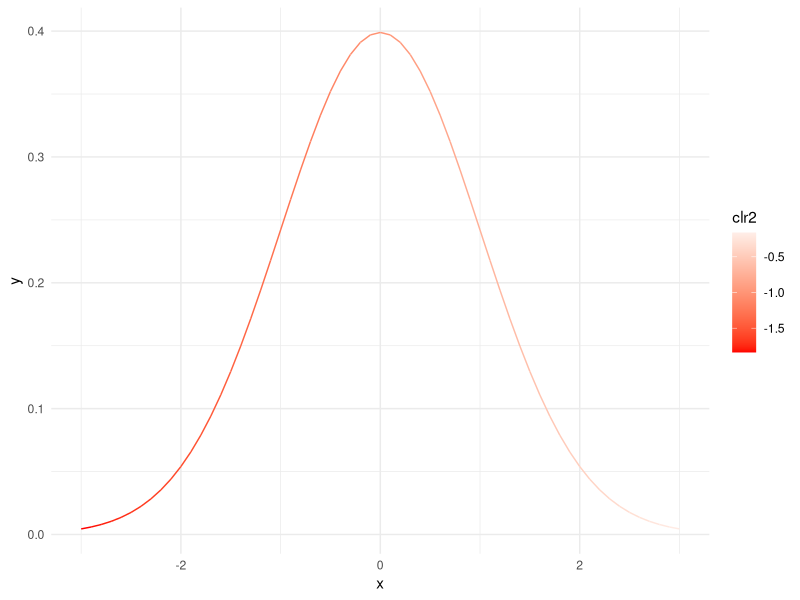
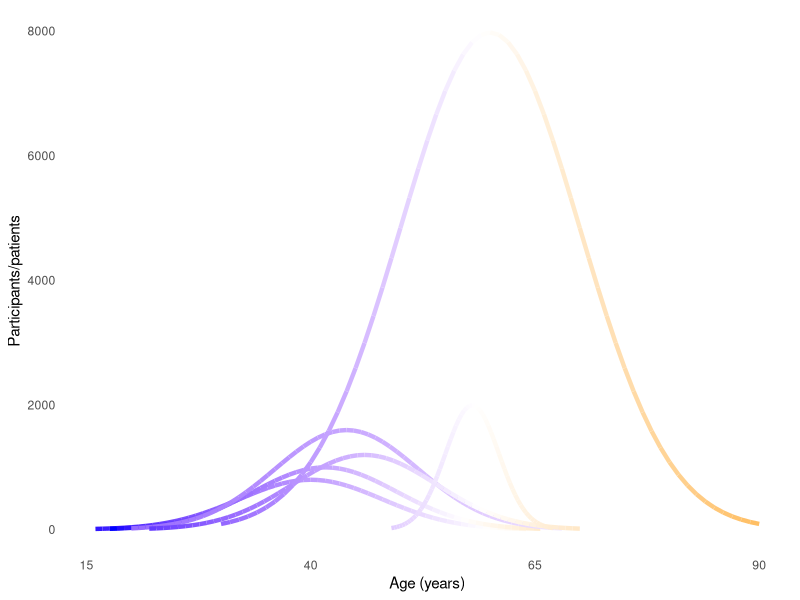
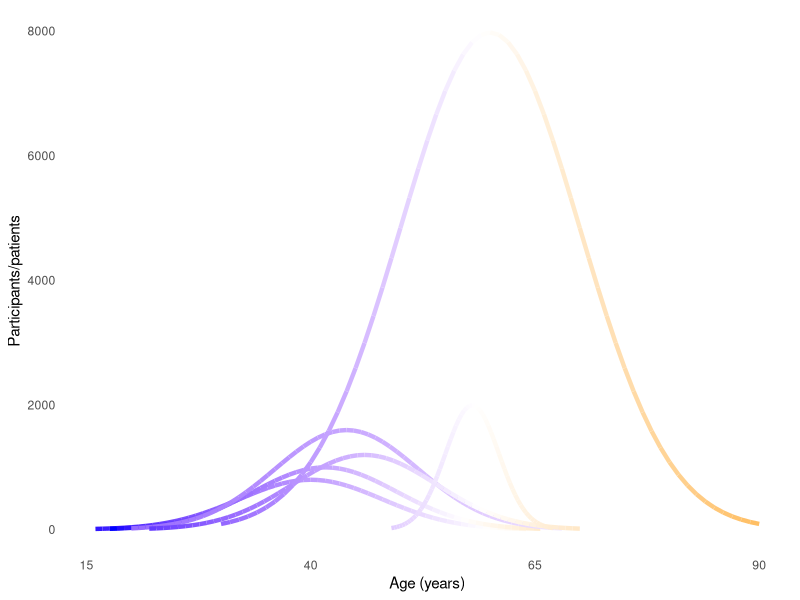

Write the R code that produced these figures, in order.
library(tidyverse)
set.seed(1234)
MakeDf <- function(m, s, lo, hi){
  a <- seq(-3, 3, 0.1)
  b <- dnorm(a)
  ## transform
  a <- a*s
  a <- a + m
  mydf <- tibble(x = a, y = b)
  mydf <- mydf %>% 
    mutate(clr = seq(from = lo, to = hi, length.out = length(x)))
  mydf
}


mydf <- MakeDf(0, 1, -1, 0.1)

## I think that we want to model an interaction
MyInter <- function(x, multiple = 0.4) {
  -1 + x * (multiple + rnorm(1, mean = 0, sd = 0.1))
}
mydf <- mydf %>% 
  mutate(clr2 = MyInter(x))
mydf$clr %>% range
mydf$clr2 %>% range
a <- ggplot(mydf, aes(x = x, y = y, colour = clr2)) +
  geom_line() +
  scale_color_gradient2(midpoint = 0, low = "red", high = "blue") +
  theme_minimal()
a

# mydf1 <- mydf %>% 
#   mutate(x = x,
#          y = y * 0.2,
#          clr2 = MyInter(x))
# mydf2 <- mydf %>% 
#   mutate(x = x + 1,
#          y = y * 0.5,
#          clr2 = MyInter(x))

fivetrials <- pmap(list(
  c(0, 0.2, 0.5, 0.75, 6),
  c(0.2, 0.25, 0.4, 0.3, 0.5),
  c(0.8, 0.8, 0.8, 0.8, 0.3)), function(xs, ys, ss) {
                     mydf %>% 
                       mutate(x = x + xs,
                              y = y * ys,
                              x = x*ss,
                              clr2 = MyInter(x, 0.5))
                   })

names(fivetrials) <- seq_along(fivetrials)
fivetrials <- bind_rows(fivetrials, .id = "dataset") %>% 
  mutate(dataset = as.integer(dataset))
obs <- mydf %>% 
  mutate(x = x + 2,
         y = y * 2,
         clr2 = MyInter(x, multiple = 0.6),
         dataset = max(fivetrials$dataset) + 1)

tot <- bind_rows(fivetrials,
                 obs) 
a <- ggplot(tot, aes(x = x, y = y, colour = clr2, group = dataset)) +
  geom_line(linewidth = 1.5) +
  scale_color_gradient2(midpoint = 0, low = "blue", high = "orange",
                        guide = NULL) +
  theme_minimal() +
  theme(panel.grid = element_blank()) +
  # facet_wrap(~type, ncol = 1) +
  scale_y_continuous("Participants/patients", labels = function(x) round(10000*x)) +
  scale_x_continuous("Age (years)", labels = function(x) x*10 + 40) 
a
png("quickplot.png")
a
dev.off()
